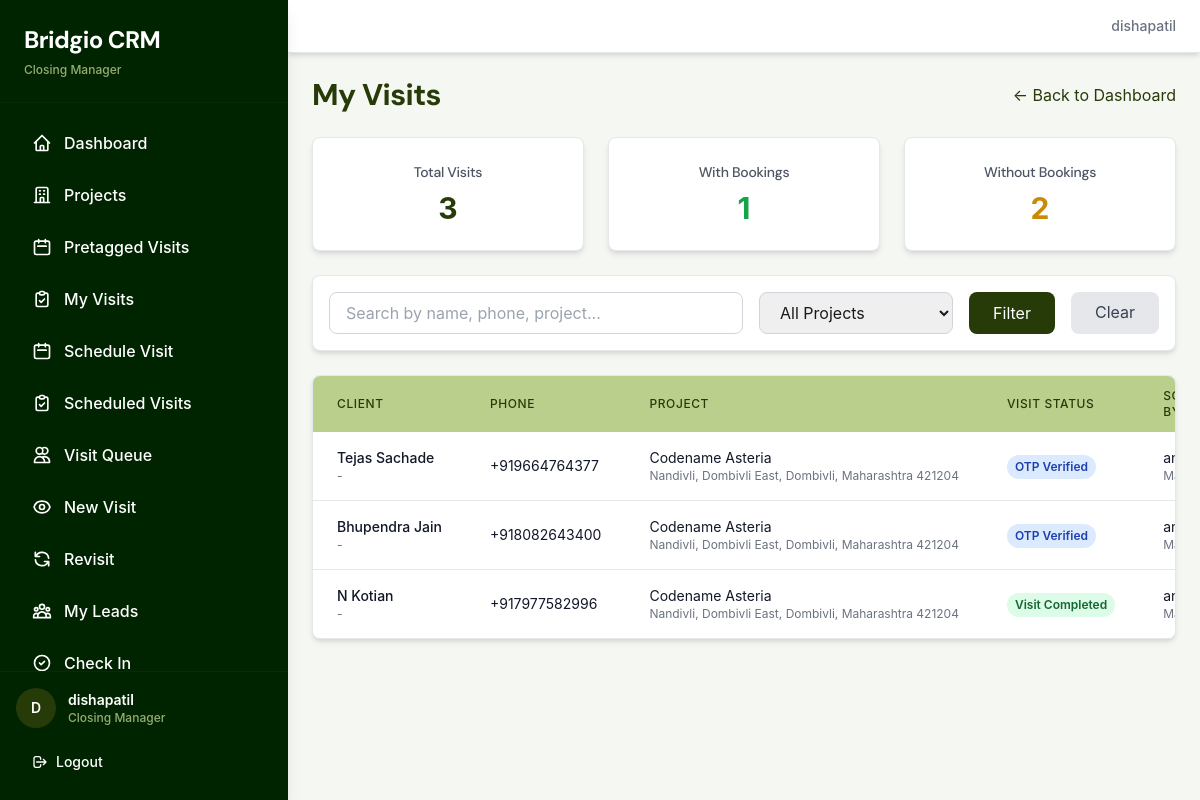
The app's page /leads/my-visits/ (signed in), older data.
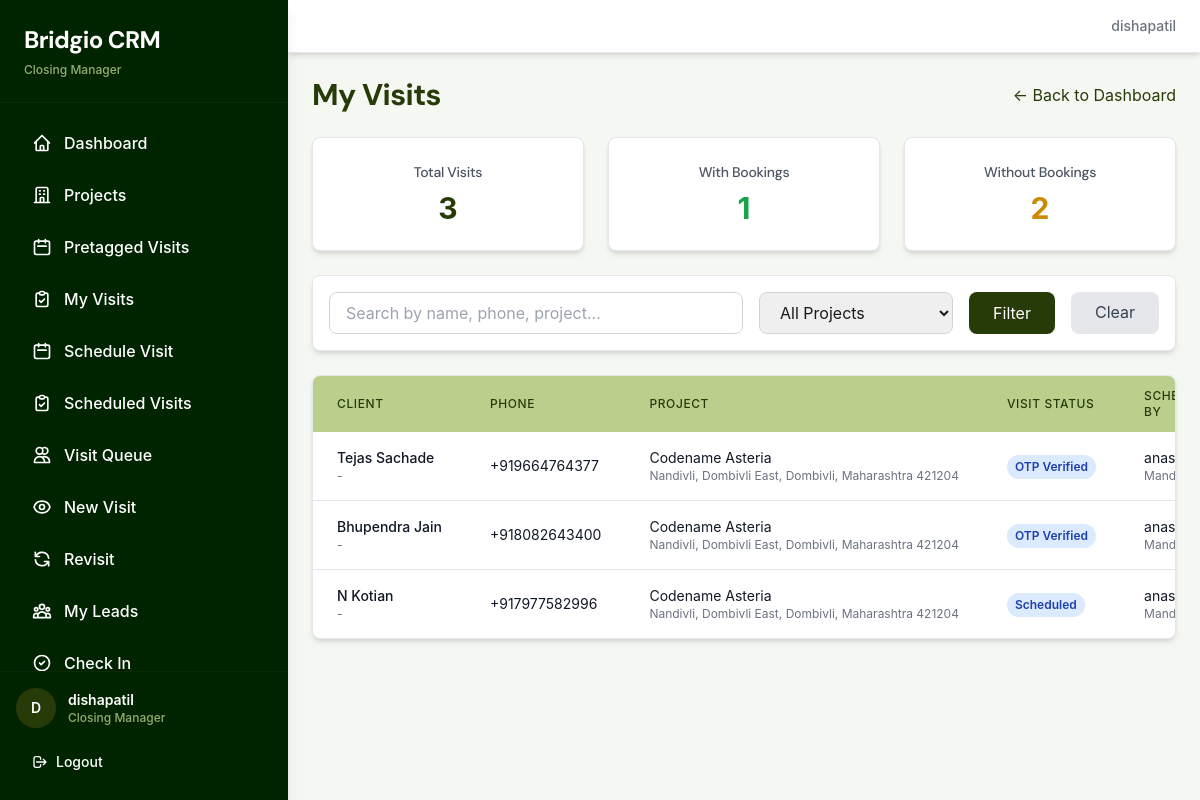
The same page, newer data.
### leads/models.py (models this page shows, shortened)
class Lead(models.Model):
    GENDER_CHOICES = [
        ('male', 'Male'),
        ('female', 'Female'),
        ('other', 'Other'),
    ]
    RESIDENCE_CHOICES = [
        ('own', 'Own'),
        ('rent', 'Rent'),
    ]
    OCCUPATION_CHOICES = [
        ('self_emp', 'Self Employed'),
        ('service', 'Service'),
        ('homemaker', 'Homemaker'),
        ('business', 'Business'),
        ('retired', 'Retired'),
        ('other', 'Other'),
    ]
    PURPOSE_CHOICES = [
        ('investment', 'Investment'),
        ('first_home', 'First Home'),
        ('second_home', 'Second Home'),
        ('retirement_home', 'Retirement Home'),
    ]
    VISIT_TYPE_CHOICES = [
        ('family', 'Family'),
        ('alone', 'Alone'),
    ]
    VISIT_SOURCE_CHOICES = [
        ('call', 'Call Generated'),
        ('cp', 'Channel Partner'),
        ('walkin', 'Direct Walk-in'),
    ]
    name = models.CharField(max_length=200)
    phone = models.CharField(max_length=15, db_index=True, unique=True, help_text="Unique phone number - used for deduplication")
    email = models.EmailField(blank=True)
    age = models.IntegerField(null=True, blank=True, validators=[MinValueValidator(18), MaxValueValidator(100)])
    gender = models.CharField(max_length=10, choices=GENDER_CHOICES, blank=True)
    locality = models.CharField(max_length=200, blank=True)
    current_residence = models.CharField(max_length=10, choices=RESIDENCE_CHOICES, blank=True)
    occupation = models.CharField(max_length=20, choices=OCCUPATION_CHOICES, blank=True)
    company_name = models.CharField(max_length=200, blank=True)
    designation = models.CharField(max_length=200, blank=True)
    configurations = models.ManyToManyField(
        GlobalConfiguration,
        related_name='leads',
        blank=True,
        help_text="Preferred configurations (multiple selection)"
    )
    project = models.ForeignKey(
        Project,
        on_delete=models.SET_NULL,
        null=True,
        blank=True,
        related_name='legacy_leads',
        help_text="DEPRECATED: Use project_associations instead"
    )
    budget = models.DecimalField(max_digits=15, decimal_places=2, null=True, blank=True, help_text="Overall budget preference")
    purpose = models.CharField(max_length=20, choices=PURPOSE_CHOICES, blank=True)
    visit_type = models.CharField(max_length=10, choices=VISIT_TYPE_CHOICES, blank=True)
    is_first_visit = models.BooleanField(default=True)
    how_did_you_hear = models.CharField(max_length=200, blank=True)
    visit_source = models.CharField(
        max_length=20,
        choices=VISIT_SOURCE_CHOICES,
        blank=True,
        null=True,
        help_text="How was this visit generated? (Call, CP, or Walk-in)"
    )
    channel_partner = models.ForeignKey(
        ChannelPartner,
        on_delete=models.SET_NULL,
        null=True,
        blank=True,
        related_name='leads'
    )
    cp_firm_name = models.CharField(max_length=200, blank=True)  # Fallback if CP not in master
    cp_name = models.CharField(max_length=200, blank=True)
    cp_phone = models.CharField(max_length=15, blank=True)
    cp_rera_number = models.CharField(max_length=50, blank=True)
    notes = models.TextField(blank=True, help_text="General notes about the lead, conversations, preferences, etc.")
    created_by = models.ForeignKey(
        User,
        on_delete=models.SET_NULL,
        null=True,
        related_name='created_leads'
    )
    created_at = models.DateTimeField(auto_now_add=True)
    updated_at = models.DateTimeField(auto_now=True)
    is_archived = models.BooleanField(default=False)
    is_pretagged = models.BooleanField(default=False, help_text="DEPRECATED: Use LeadProjectAssociation.is_pretagged instead")
    class Meta:
        db_table = 'leads'
        ordering = ['-created_at']
        indexes = [
            models.Index(fields=['phone']),
            models.Index(fields=['is_archived', '-created_at']),
        ]

### leads/views.py (the view)
# urls.py: path('my-visits/', closing_manager_visits, name='closing_manager_visits'),
@login_required
def closing_manager_visits(request):
    if not request.user.is_closing_manager():
        messages.error(request, 'Only Closing Managers can view their visits.')
        return redirect('dashboard')
    assigned_projects = request.user.assigned_projects.filter(is_active=True)
    associations = LeadProjectAssociation.objects.filter(
        project__in=assigned_projects,
        is_archived=False
    ).filter(
        Q(status='visit_completed') |
        Q(phone_verified=True) |
        Q(status='visit_scheduled') |
        Q(is_pretagged=True)
    ).select_related('lead', 'project', 'assigned_to', 'created_by')
    search = request.GET.get('search', '')
    if search:
        associations = associations.filter(
            Q(lead__name__icontains=search) |
            Q(lead__phone__icontains=search) |
            Q(project__name__icontains=search)
        )
    project_id = request.GET.get('project', '')
    if project_id:
        associations = associations.filter(project_id=project_id)
    projects = assigned_projects.order_by('name')
    lead_ids = associations.values_list('lead_id', flat=True).distinct()
    leads = Lead.objects.filter(id__in=lead_ids, is_archived=False).order_by('-created_at')
    paginator = Paginator(leads, 25)
    page = request.GET.get('page', 1)
    leads_page = paginator.get_page(page)
    lead_associations_dict = {}
    for lead in leads_page:
        lead_associations_dict[lead.id] = lead.project_associations.filter(
            project__in=assigned_projects,
            is_archived=False
        ).filter(
            Q(status='visit_completed') |
            Q(phone_verified=True) |
            Q(status='visit_scheduled') |
            Q(is_pretagged=True)
        ).select_related('project', 'assigned_to', 'created_by')
    total_visits = associations.count()
    visits_with_bookings = 0
    for assoc in associations:
        if assoc.lead.bookings.exists():
            visits_with_bookings += 1
    visits_without_bookings = total_visits - visits_with_bookings
    context = {
        'leads': leads_page,
        'lead_associations': lead_associations_dict,
        'projects': projects,
        'search': search,
        'selected_project': project_id,
        'total_visits': total_visits,
        'visits_with_bookings': visits_with_bookings,
        'visits_without_bookings': visits_without_bookings,
    }
    return render(request, 'leads/closing_manager_visits.html', context)

### accounts/models.py (called while the page is built)
    def is_super_admin(self):
        return self.role == 'super_admin'

    def is_mandate_owner(self):
        return self.role == 'mandate_owner'

    def is_site_head(self):
        return self.role == 'site_head'

    def is_closing_manager(self):
        return self.role == 'closing_manager'

    def is_sourcing_manager(self):
        return self.role == 'sourcing_manager'

### leads/templatetags/lead_filters.py (called while the page is built)
@register.filter
def get_item(dictionary, key):
    if dictionary is None:
        return []
    result = dictionary.get(key, [])
    if not isinstance(result, (list, tuple)):
        try:
            return list(result)
        except (TypeError, AttributeError):
            return []
    return result

@register.filter
def first(queryset):
    if queryset is None:
        return None
    try:
        if hasattr(queryset, 'first'):
            return queryset.first()
        elif hasattr(queryset, '__iter__'):
            return next(iter(queryset), None)
        return None
    except (StopIteration, TypeError):
        return None

### templates/leads/closing_manager_visits.html (shortened to what the changed rows need)
{% extends 'base.html' %}
{% load lead_filters %}
{% block content %}
<div class="max-w-7xl mx-auto space-y-6">
    <div class="flex justify-between items-center">
        <h1 class="text-3xl font-heading font-bold text-olive-primary">My Visits</h1>
    </div>
    <div class="bg-card-bg rounded-lg shadow-premium border border-border-light overflow-hidden">
        {% if leads %}
        <div class="overflow-x-auto">
            <table class="w-full">
                <thead class="bg-olive-lighter">
                    <tr>
                        <th class="px-6 py-3 text-left text-xs font-medium text-olive-primary uppercase tracking-wider">Client</th>
                        <th class="px-6 py-3 text-left text-xs font-medium text-olive-primary uppercase tracking-wider">Phone</th>
                        <th class="px-6 py-3 text-left text-xs font-medium text-olive-primary uppercase tracking-wider">Project</th>
                        <th class="px-6 py-3 text-left text-xs font-medium text-olive-primary uppercase tracking-wider">Visit Status</th>
                        <th class="px-6 py-3 text-left text-xs font-medium text-olive-primary uppercase tracking-wider">Scheduled By</th>
                    </tr>
                </thead>
                <tbody class="bg-card-bg divide-y divide-gray-200">
                    {% for lead in leads %}
                    {% with associations=lead_associations|get_item:lead.id %}
                    {% with assoc=associations|first %}
                    <tr class="hover:bg-olive-lighter transition">
                        <td class="px-6 py-4 whitespace-nowrap">
                            <div class="text-sm font-medium text-gray-900">{{ lead.name }}</div>
                            <div class="text-xs text-gray-500">{{ lead.email|default:"-" }}</div>
                        </td>
                        <td class="px-6 py-4 whitespace-nowrap">
                            <div class="text-sm text-gray-900">{{ lead.phone }}</div>
                        </td>
                        <td class="px-6 py-4 whitespace-nowrap">
                            {% if assoc %}
                            <div class="text-sm text-gray-900">{{ assoc.project.name }}</div>
                            <div class="text-xs text-gray-500">{{ assoc.project.location }}</div>
                            {% else %}
                            <div class="text-sm text-gray-500">No project</div>
                            {% endif %}
                        </td>
                        <td class="px-6 py-4 whitespace-nowrap">
                            {% if assoc %}
                                {% if assoc.status == 'visit_completed' %}
                                    <span class="inline-flex px-2 py-1 text-xs font-semibold rounded-full bg-green-100 text-green-800">
                                        Visit Completed
                                    </span>
                                {% elif assoc.status == 'visit_scheduled' %}
                                    <span class="inline-flex px-2 py-1 text-xs font-semibold rounded-full bg-blue-100 text-blue-800">
                                        Scheduled
                                    </span>
                                {% elif assoc.phone_verified %}
                                    <span class="inline-flex px-2 py-1 text-xs font-semibold rounded-full bg-blue-100 text-blue-800">
                                        OTP Verified
                                    </span>
                                {% else %}
                                    <span class="inline-flex px-2 py-1 text-xs font-semibold rounded-full bg-yellow-100 text-yellow-800">
                                        Pending
                                    </span>
                                {% endif %}
                            {% else %}
                                <span class="inline-flex px-2 py-1 text-xs font-semibold rounded-full bg-gray-100 text-gray-800">
                                    Unknown
                                </span>
                            {% endif %}
                        </td>
                        <td class="px-6 py-4 whitespace-nowrap">
                            {% if assoc %}
                                {% if assoc.created_by %}
                                    <div class="text-sm text-gray-900">{{ assoc.created_by.get_full_name|default:assoc.created_by.username }}</div>
                                    <div class="text-xs text-gray-500">{{ assoc.created_by.get_role_display }}</div>
                                {% elif assoc.assigned_to %}
                                    <div class="text-sm text-gray-900">{{ assoc.assigned_to.get_full_name|default:assoc.assigned_to.username }}</div>
                                    <div class="text-xs text-gray-500">{{ assoc.assigned_to.get_role_display }}</div>
                                {% else %}
                                    <div class="text-sm text-gray-500">-</div>
                                {% endif %}
                            {% else %}
                                <div class="text-sm text-gray-500">-</div>
                            {% endif %}
                        </td>
                    </tr>
                    {% endwith %}
                    {% endwith %}
                    {% endfor %}
                </tbody>
            </table>
        </div>
        {% else %}
        <div class="p-12 text-center">
            <p class="text-gray-500 text-lg">No visits found.</p>
            <p class="text-gray-400 text-sm mt-2">Complete visits to see them here.</p>
        </div>
        {% endif %}
    </div>
</div>
{% endblock %}

Row changes from the older to the newer data that the page shows:
computed for Lead "N Kotian": text "Visit Completed" → "Scheduled"
changed LeadProjectAssociation (number 3 of 3 on the later page): status "visit_completed" → "visit_scheduled" (drawn)
